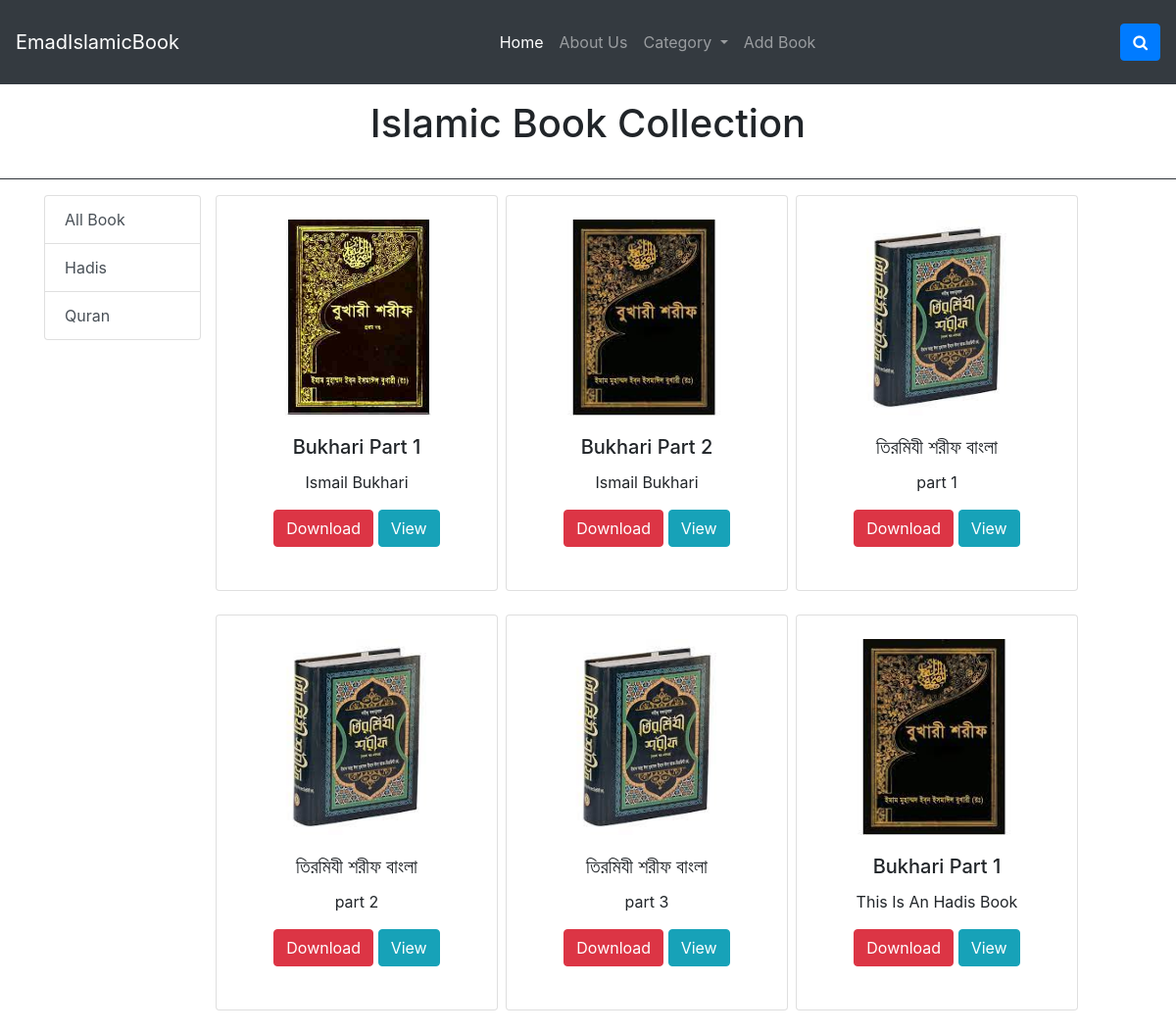
The page /showcat/1 on the database its author committed.
### myapp/models/category.py (models this page shows, shortened)
class PdfCategory(models.Model):
    category = models.CharField(max_length=100)

### myapp/models/pdfshow.py (models this page shows)
class PdfBook(models.Model):
    title = models.CharField(max_length=122)
    description = models.CharField(max_length=255, blank=True)
    category = models.ForeignKey(PdfCategory, on_delete=models.CASCADE)
    document = models.FileField(upload_to='documents/')
    coverpage_photo = models.ImageField(
        upload_to='images/', default='image.png')
    uploaded_at = models.DateTimeField(auto_now_add=True)

### myapp/views/home.py (the view)
# urls.py: path('showcat/<int:id>', showcat, name='showcat'),
def showcat(request, id):
    if request.method == "POST":
        search = request.POST.get('search')
        data = PdfBook.objects.filter(title=search)
        mycategory = PdfCategory.objects.all()
        return render(request, 'home.html', {'data': data, 'mycategory': mycategory})
    mycategory = PdfCategory.objects.all()
    category = PdfCategory.objects.get(pk=id)
    data = PdfBook.objects.filter(category=category)
    return render(request, 'home.html', {'data': data, 'mycategory': mycategory, })

### myapp/templates/home.html (shortened to what this page needs)
{% extends 'base.html' %}
{% block content %}
<h1 class="text-center p-3">Islamic Book Collection</h1>
<hr class="bg-dark">
<div class="container">
    <div class="row">
        <div class="col-lg-2">
            <div class="list-group">
                <a href="/" class="list-group-item list-group-item-action" aria-current="true">
                    All Book
                </a>
                {% for cat in mycategory %}
                <a href="{% url 'showcat' cat.id %}"
                    class="list-group-item {{category}}  list-group-item-action">{{cat.category}}</a>
                {% endfor %}
            </div>
        </div>
        <div class="col-lg-10">
            <div class="row text-center">
                {% for alldata in data %}
                <div class="card  mr-2 p-4 mb-4" style="width: 18rem;">
                    <img src="{{alldata.coverpage_photo.url}}" class="card-img-top" alt="...">
                    <div class="card-body">
                        <h5 class="card-title">{{alldata.title}}</h5>
                        <p class="card-text">{{alldata.description}}</p>
                        <a href="{{alldata.document.url}}" class="btn btn-danger" download>Download</a>
                        <a href="{% url 'pdf_view' alldata.id %}" class="btn btn-info">View</a>
                    </div>
                </div>
                {% endfor %}
            </div>
        </div>
    </div>
</div>
{% endblock %}

### myapp/templates/home.html (style rules this page uses)
.card img { width: 200px; height: 200px; object-fit: cover; margin: auto; }

### rows shown on the page
PdfCategory: category "Hadis"
PdfCategory: category "Quran"
PdfBook: coverpage_photo (picture), title "Bukhari Part 1", description "Ismail Bukhari"
PdfBook: coverpage_photo (picture), title "Bukhari Part 2", description "Ismail Bukhari"
PdfBook: coverpage_photo (picture), title "তিরমিযী শরীফ বাংলা", description "part 1"
PdfBook: coverpage_photo (picture), title "তিরমিযী শরীফ বাংলা", description "part 2"
PdfBook: coverpage_photo (picture), title "তিরমিযী শরীফ বাংলা", description "part 3"
PdfBook: coverpage_photo (picture), title "Bukhari Part 1", description "This Is An Hadis Book"
